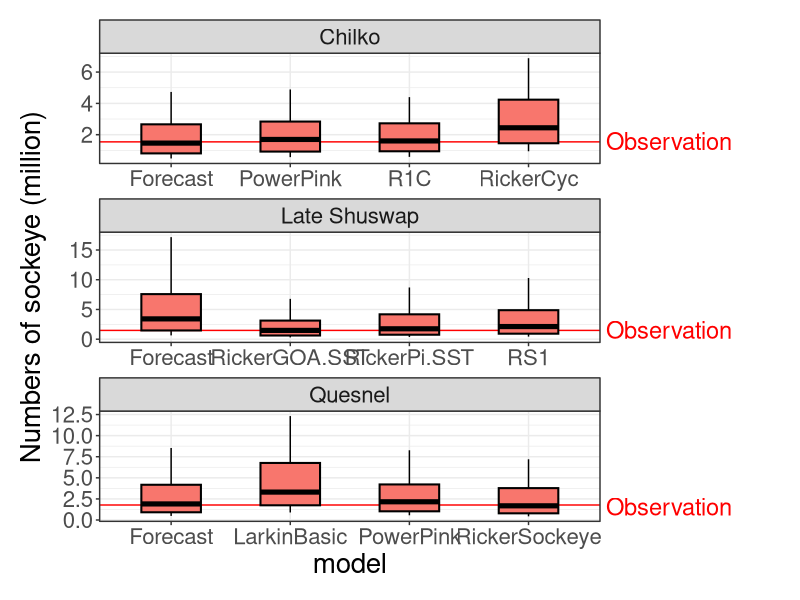
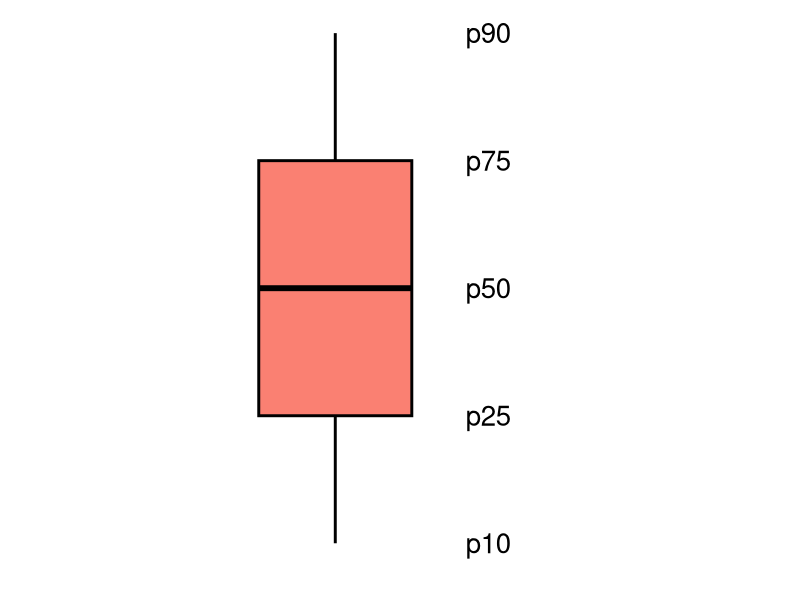
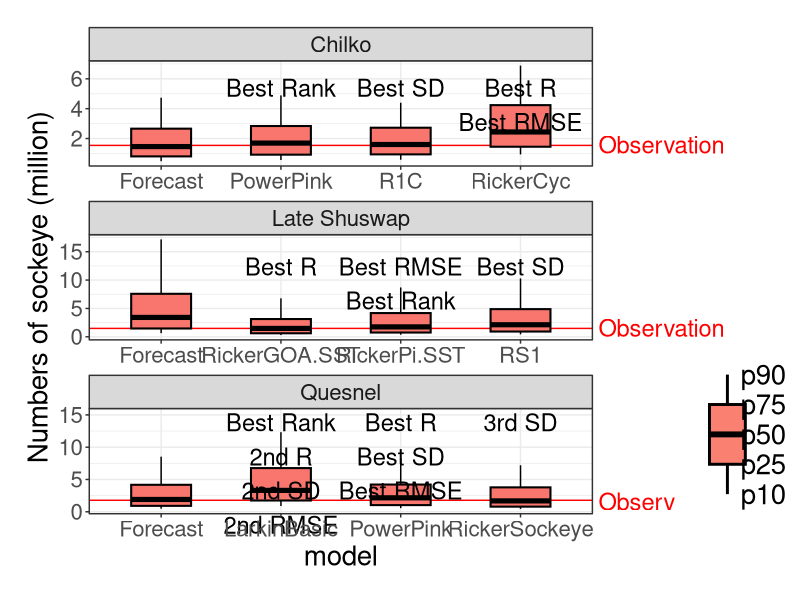

Reproduce these figures in R, in order. (Note: this script raises an error after producing the figures.)
## This program is used to make plot to compare obs with fc models
## questions about this code contract Yi Xu, yi.xu2@dfo-mpo.gc.ca
rm(list=ls())
#setwd("C:/DFO-MPO/Work/Sockeye_paper/code") #set up your own directory that include all the updated env files

library(tidyverse)
library(ggplot2)
library(patchwork)
#library(grid)
data <- read_csv("../data/selected_models_comparison_2022.csv")


p<-ggplot(data, aes(x= model, y = p50/1e6,width=0.5)) +
  geom_linerange(aes(ymin = p10/1e6, ymax = p90/1e6)) +
  geom_hline(aes(yintercept = obs/1e6),col = "red")+
  geom_crossbar(aes(ymin = p25/1e6,ymax = p75/1e6,fill= "white"),size = 0.7) +
  annotate(geom = "text",x = 4.65,y = 1.6,label="Observation",col = "red",hjust = 0,size = 6)+
  coord_cartesian(xlim = c(1,4),clip = 'off')+
  facet_wrap(~pop, ncol = 1, scales = "free") +
  ylab("Numbers of sockeye (million)")+
  theme_bw()+
  theme(text = element_text(size = 20),legend.position = "none",
        plot.margin = unit(c(1,10,1,1), "lines")) 
p

set.seed(100)
data_random <- data.frame(name = "text",y = sample(500))
legend_plot <- ggplot()+
  geom_boxplot(data = data_random, aes(x = name, y = y),
               fill="salmon",fatten = 2,lwd = 1, width = 1,col = "black") +
  geom_text(aes(x = rep(2,5),y = c(1,125.75,250.5,375.25,500),
                label = c("p10","p25","p50","p75","p90")),size = 7)+
  xlab("")+ylab("")+ 
  theme(axis.text = element_blank(),
        axis.ticks = element_blank(),
        panel.grid = element_blank(),
        panel.background = element_blank(),
        aspect.ratio = 5/3) +
  coord_cartesian(xlim = c(1,2),clip = 'off')
  
legend_plot

string_want <-c("Best Rank","Best SD","Best R\nBest RMSE",            
"Best Rank\n2nd R\n2nd SD\n2nd RMSE", "Best R\nBest SD\nBest RMSE",          "3rd SD" ,                
"Best R",                  "Best RMSE\nBest Rank" ,        "Best SD"  )  
dat_text <- data.frame(
  label = string_want,#data$justification[c(3,1,2,9,8,7,4,6,5)],
  pop   = data$pop[1:9],
  x     = c(2, 3, 4,2, 3, 4,2, 3, 4),
  y     = c(6,6,6,15.25,15.25,15.25,14,14,14)
)
p_text <- geom_text(data = dat_text,mapping = aes(x = x, y= y, label = label), vjust = 1,size = 6)
p + p_text +inset_element(legend_plot, left = 0.85, bottom = 0.1, right = 1, top = 0.4, align_to = 'full')
ggsave("../plot/plot_obs_fc.png",w = 12, h = 11)
